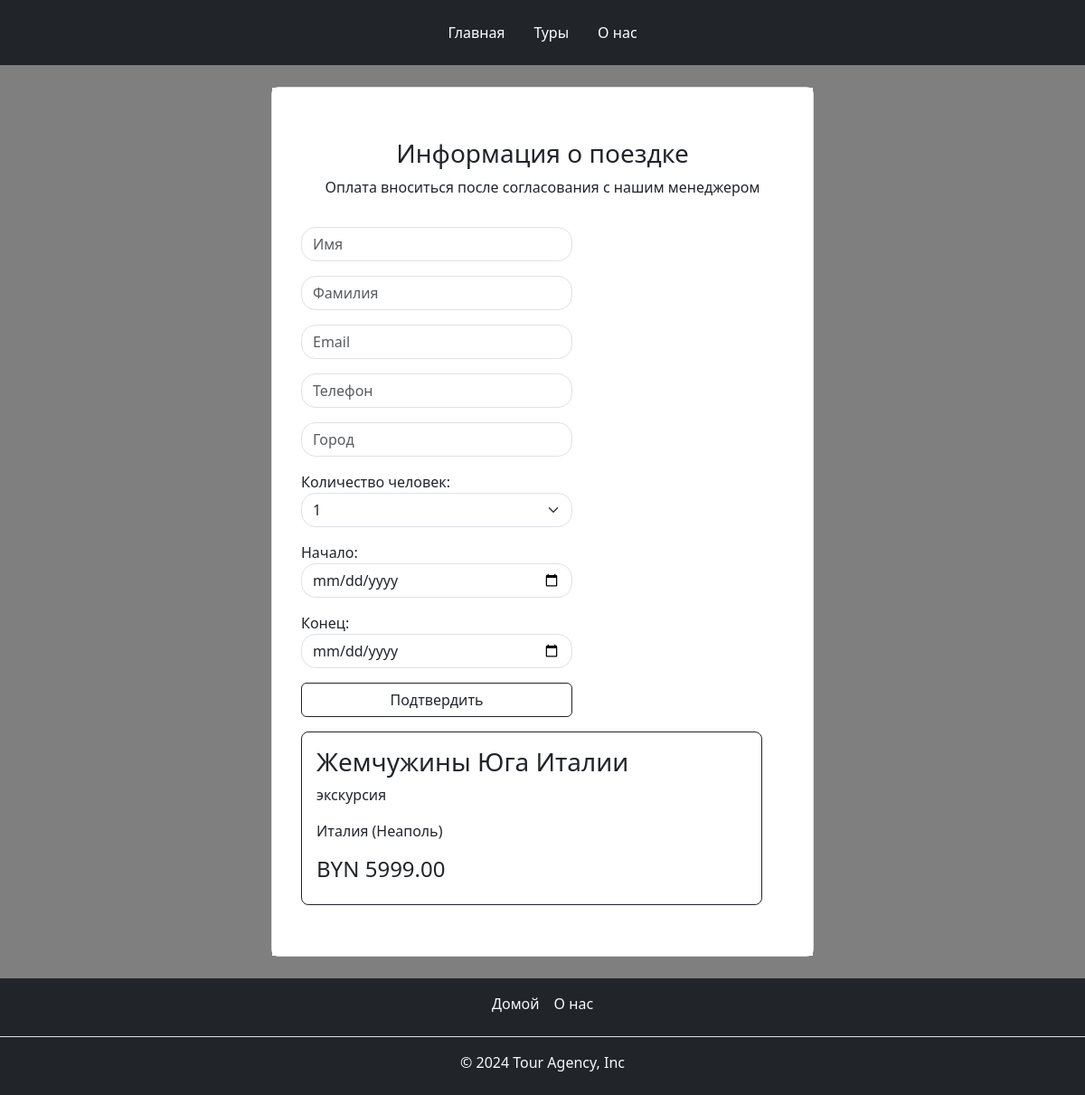
The app's page /orders/create_order/zhemchuzhiny-yuga-italii with its own data.
### catalog/models.py (models this page shows, shortened)
class Tour(models.Model):
    name = models.CharField(max_length=200, verbose_name="Tour name")
    category = models.ForeignKey(Category, on_delete=models.CASCADE, related_name="tours")
    price = models.DecimalField(verbose_name="Price", max_digits=10, decimal_places=2)
    destination = models.ForeignKey(Country, on_delete=models.CASCADE, related_name="tours")
    city = models.CharField(verbose_name="City", max_length=50, null=True, blank=True)
    description = models.TextField(verbose_name="Description", null=True, blank=True)
    duration = models.IntegerField(verbose_name="Duration", null=True, blank=True)
    is_family = models.BooleanField(verbose_name="Family", null=True, blank=True, default=False)
    is_visa = models.BooleanField(verbose_name="Visa", null=True, blank=True)
    image = models.ImageField(
        verbose_name="Image",
        upload_to="products/%Y/%m/%d",
        blank=True,
        default="default_trip.png"
    )
    created_at = models.DateTimeField(auto_now_add=True)
    updated_at = models.DateTimeField(auto_now=True)
    slug = models.SlugField(max_length=100, unique=True)
    class Meta:
        verbose_name = "Tour"
        verbose_name_plural = "Tours"
        ordering = ["name"]

class Category(models.Model):
    name = models.CharField( verbose_name="Name", max_length=100)
    slug = models.SlugField(max_length=100, unique=True)
    class Meta:
        verbose_name = "Category"
        verbose_name_plural = "Categories"

class Country(models.Model):
    name = models.CharField(max_length=100)
    class Meta:
        verbose_name = "Country"
        verbose_name_plural = "Countries"

### orders/views.py (the view)
# urls.py: path("create_order/<slug:tour_slug>", create_order, name="create_order")
def create_order(request, tour_slug):
    tour = Tour.objects.get(slug=tour_slug)
    if request.method == 'POST':
        form = OrderInfoEditForm(request.POST)
        date_form = DateEditForm(request.POST)
        if form.is_valid() and date_form.is_valid():
            order = Order.objects.create()
            order.tour.add(tour)
            OrderInfo.objects.create(
                order=order,
                first_name=form.cleaned_data['first_name'],
                last_name=form.cleaned_data['last_name'],
                email=form.cleaned_data['email'],
                phone=form.cleaned_data['phone'],
                city=form.cleaned_data['city'],
                members=form.cleaned_data['members'],
                date_from=date_form.cleaned_data['date_from'],
                date_to=date_form.cleaned_data['date_to']
            )
            return render(request, "created.html", {"order": order})
    else:
        form = OrderInfoEditForm()
        date_form = DateEditForm()
    return render(request, "create.html",
    context={
        "form": form,
        "date_form": date_form,
        "tour": tour
    })

### orders/forms.py
class DateEditForm(forms.Form):
    date_from = forms.DateField(
        label="Начало",
        widget=DatePickerInput(attrs={"class": "form-control rounded-4", "style": "max-width: 300px;"})
    )
    date_to = forms.DateField(
        label="Конец",
        widget=DatePickerInput(attrs={"class": "form-control rounded-4", "style": "max-width: 300px;"})
    )

### orders/templates/create.html (shortened to what this page needs)
{% extends 'base.html' %}
{% block content %}
    <section class="w-50 mb-4 ms-auto me-auto mt-4">
        <div class="border rounded-3">
            <section class="px-3 py-5" style="background-color: white">
                <div class="mt-2">
                    <h3 class="mb-2 mt-2" style="text-align: center;">Информация о поездке</h3>
                    <p class="mb-4" style="text-align: center;">Оплата вноситься после согласования с нашим
                        менеджером</p>
                    <div class="row ms-2 me-2">
                        <div class="col p-2">
                            <form action="{% url 'orders:create_order' tour.slug %}" method="post">
                                <div class="col-md-12">
                                    {{ form.as_p }}
                                </div>
                                <div class="col-md-12">
                                    {{ date_form.as_p }}
                                </div>
                                <button class="btn btn-outline-dark" type="submit" style="width: 300px;">Подтвердить
                                </button>
                            </form>
                        </div>
                        <div class="col p-2">
                            <div class="border border-dark rounded-3 me-4">
                                <div class="p-3">
                                    <h3>{{ tour.name }}</h3>
                                    <p>{{ tour.category.name }}</p>
                                    <p>{{ tour.destination.name }} ({{ tour.city }})</p>
                                    <h4>BYN {{ tour.price }}</h4>
                                </div>
                            </div>
                        </div>
                    </div>
                </div>
            </section>
        </div>
    </section>
{% endblock %}

### templates/base.html (style rules this page uses)
body { background: linear-gradient(rgba(0, 0, 0, 0.5), rgba(0, 0, 0, 0.5)), url('https://blog-cdn.el.olx.com.pk/wp-content/uploads/2022/04/29150834/Roadtrip.jpg') no-repeat center center fixed; background-size: cover; }

### records on screen
Tour: name "Жемчужины Юга Италии", category.name "экскурсия", destination.name "Италия", city "Неаполь", price "5999.00"
